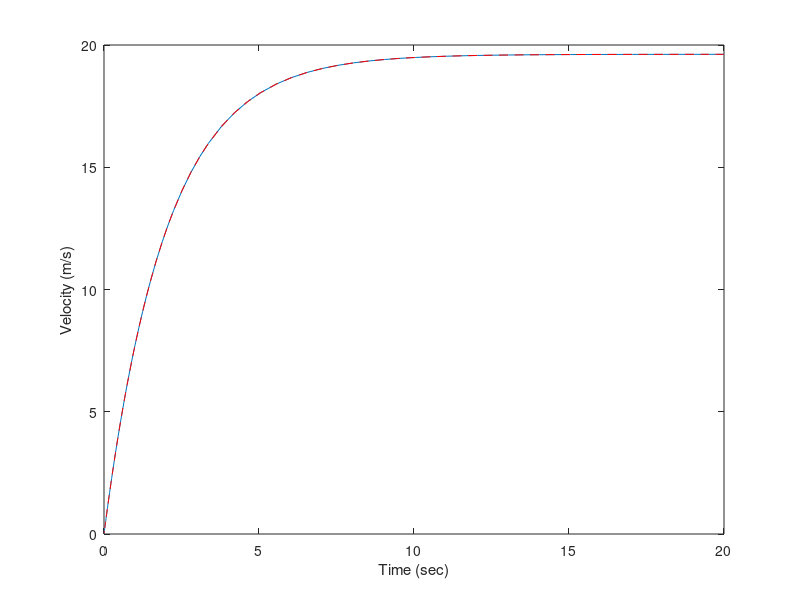

Write MATLAB code to recreate this figure.
function parachutist()
global m c g

%%%Parameters
m = 100;
c = 50;
g = 9.81;

%%%%%NUMERICAL INTEGRATION

%%%%Specify length of time to simulate
tspan = [0 20];
%%%Initial conditions
vinitial = 0;

%%%Ode45 built in function call
%%%If you are using octave send me
%%%an email
[tout,vout] = ode45(@Derivs,tspan,vinitial);

%%%Plot the output
close all
figure()
plot(tout,vout)
xlabel('Time (sec)')
ylabel('Velocity (m/s)')

%%%%%ANALYTICAL SOLTUTION
A = -19.62;
B = 19.62;
vanalytical = A*exp(-50/100*tout) + B;

hold on
plot(tout,vanalytical,'r--')

%%%%Derivative function call
function vdot = Derivs(t,v)
global c m g

vdot = -c/m*v + g;

